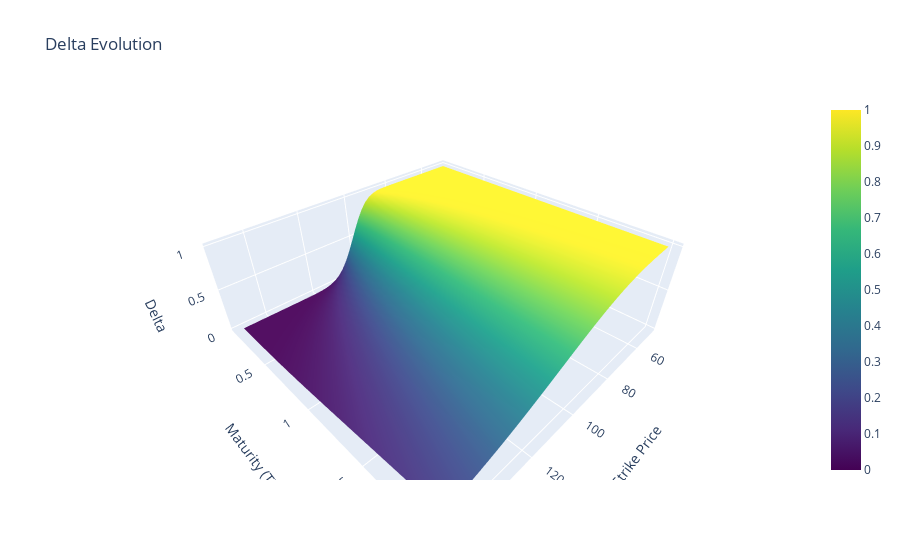

The notebook cell saved with this chart:
### Code cell
# Example Usage
if __name__ == "__main__":
    # Define option parameters
    stock = 100
    sigma = 0.2
    interest_rate = 0.05

    # Define range for strikes and maturities
    strikes = np.linspace(50, 150, 50)
    maturities = np.linspace(0.1, 2, 50)

    # Create the plotter instance
    plotter = OptionGreekPlotter3D(stock, sigma, interest_rate, type_option="call")

    # Functions for each Greek
    def delta(option):
        return option.delta()

    def gamma(option):
        return option.gamma()

    def theta(option):
        return option.theta()

    def vega(option):
        return option.vega()

    def rho(option):
        return option.rho()

    # Plot Delta with dynamic slicing
    plotter.plot_greeks(delta, strikes, maturities, "Delta")

### Figure 1 — Plotly figure (JSON) as saved in the notebook; plotly's stock layout.template omitted (floating-point values rounded to 4 significant figures; data arrays with more than 128 entries replaced by an {"elided": "..."} marker saying what was removed)
{"data": [{"colorscale": [[0, "#440154"], [0.1111, "#482878"], [0.2222, "#3e4989"], [0.3333, "#31688e"], [0.4444, "#26828e"], [0.5556, "#1f9e89"], [0.6667, "#35b779"], [0.7778, "#6ece58"], [0.8889, "#b5de2b"], [1, "#fde725"]], "name": "call Options", "type": "surface", "x": [50, 52.04, 54.08, 56.12, 58.16, 60.2, 62.24, 64.29, 66.33, 68.37, 70.41, 72.45, 74.49, 76.53, 78.57, 80.61, 82.65, 84.69, 86.73, 88.78, 90.82, 92.86, 94.9, 96.94, 98.98, 101.0, 103.1, 105.1, 107.1, 109.2, 111.2, 113.3, 115.3, 117.3, 119.4, 121.4, 123.5, 125.5, 127.6, 129.6, 131.6, 133.7, 135.7, 137.8, 139.8, 141.8, 143.9, 145.9, 148.0, 150], "y": [0.1, 0.1388, 0.1776, 0.2163, 0.2551, 0.2939, 0.3327, 0.3714, 0.4102, 0.449, 0.4878, 0.5265, 0.5653, 0.6041, 0.6429, 0.6816, 0.7204, 0.7592, 0.798, 0.8367, 0.8755, 0.9143, 0.9531, 0.9918, 1.031, 1.069, 1.108, 1.147, 1.186, 1.224, 1.263, 1.302, 1.341, 1.38, 1.418, 1.457, 1.496, 1.535, 1.573, 1.612, 1.651, 1.69, 1.729, 1.767, 1.806, 1.845, 1.884, 1.922, 1.961, 2], "z": {"elided": "50x50 float values"}}], "layout": {"scene": {"aspectratio": {"x": 1.5, "y": 1.5, "z": 0.5}, "xaxis": {"title": {"text": "Strike Price"}}, "yaxis": {"title": {"text": "Maturity (T)"}}, "zaxis": {"title": {"text": "Delta"}}}, "title": {"text": "Delta Evolution"}}}
